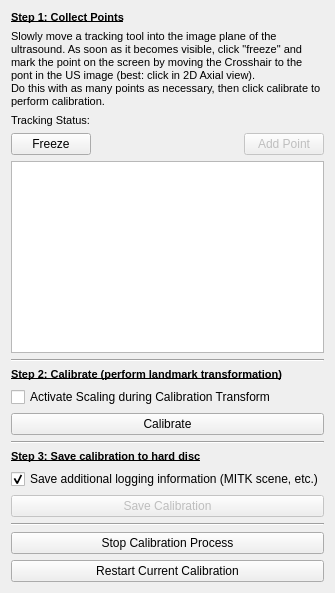
         <widget class="QWidget" name="m_PointBased">
          <attribute name="title">
           <string>Point Based</string>
          </attribute>
          <layout class="QGridLayout" name="gridLayout_3">
           <item row="0" column="0" colspan="2">
            <widget class="QLabel" name="label">
             <property name="text">
              <string>&lt;!DOCTYPE HTML PUBLIC &quot;-//W3C//DTD HTML 4.0//EN&quot; &quot;http://www.w3.org/TR/REC-html40/strict.dtd&quot;&gt;
&lt;html&gt;&lt;head&gt;&lt;meta name=&quot;qrichtext&quot; content=&quot;1&quot; /&gt;&lt;style type=&quot;text/css&quot;&gt;
p, li { white-space: pre-wrap; }
&lt;/style&gt;&lt;/head&gt;&lt;body style=&quot; font-family:'MS Shell Dlg 2'; font-size:8.25pt; font-weight:400; font-style:normal;&quot;&gt;
&lt;p style=&quot; margin-top:0px; margin-bottom:0px; margin-left:0px; margin-right:0px; -qt-block-indent:0; text-indent:0px;&quot;&gt;&lt;span style=&quot; font-size:8pt; font-weight:600; text-decoration: underline;&quot;&gt;Step 1: Collect Points&lt;/span&gt;&lt;/p&gt;&lt;/body&gt;&lt;/html&gt;</string>
             </property>
            </widget>
           </item>
           <item row="1" column="0" colspan="2">
            <widget class="QLabel" name="label_5">
             <property name="text">
              <string>&lt;!DOCTYPE HTML PUBLIC &quot;-//W3C//DTD HTML 4.0//EN&quot; &quot;http://www.w3.org/TR/REC-html40/strict.dtd&quot;&gt;
&lt;html&gt;&lt;head&gt;&lt;meta name=&quot;qrichtext&quot; content=&quot;1&quot; /&gt;&lt;style type=&quot;text/css&quot;&gt;
p, li { white-space: pre-wrap; }
&lt;/style&gt;&lt;/head&gt;&lt;body style=&quot; font-family:'MS Shell Dlg 2'; font-size:8pt; font-weight:400; font-style:normal;&quot;&gt;
&lt;p style=&quot; margin-top:0px; margin-bottom:0px; margin-left:0px; margin-right:0px; -qt-block-indent:0; text-indent:0px;&quot;&gt;Slowly move a tracking tool into the image plane of the ultrasound. As soon as it becomes visible, click &amp;quot;freeze&amp;quot; and mark the point on the screen by moving the Crosshair to the pont in the US image (best: click in 2D Axial view).&lt;/p&gt;
&lt;p style=&quot; margin-top:0px; margin-bottom:0px; margin-left:0px; margin-right:0px; -qt-block-indent:0; text-indent:0px;&quot;&gt;Do this with as many points as necessary, then click calibrate to perform calibration.&lt;/p&gt;&lt;/body&gt;&lt;/html&gt;</string>
             </property>
             <property name="wordWrap">
              <bool>true</bool>
             </property>
            </widget>
           </item>
           <item row="2" column="0">
            <widget class="QLabel" name="label_6">
             <property name="font">
              <font>
               <weight>75</weight>
               <bold>true</bold>
              </font>
             </property>
             <property name="text">
              <string>&lt;!DOCTYPE HTML PUBLIC &quot;-//W3C//DTD HTML 4.0//EN&quot; &quot;http://www.w3.org/TR/REC-html40/strict.dtd&quot;&gt;
&lt;html&gt;&lt;head&gt;&lt;meta name=&quot;qrichtext&quot; content=&quot;1&quot; /&gt;&lt;style type=&quot;text/css&quot;&gt;
p, li { white-space: pre-wrap; }
&lt;/style&gt;&lt;/head&gt;&lt;body style=&quot; font-family:'MS Shell Dlg 2'; font-size:8.25pt; font-weight:400; font-style:normal;&quot;&gt;
&lt;p style=&quot; margin-top:0px; margin-bottom:0px; margin-left:0px; margin-right:0px; -qt-block-indent:0; text-indent:0px;&quot;&gt;&lt;span style=&quot; font-size:8pt;&quot;&gt;Tracking Status:&lt;/span&gt;&lt;/p&gt;&lt;/body&gt;&lt;/html&gt;</string>
             </property>
            </widget>
           </item>
           <item row="2" column="1">
            <widget class="QmitkToolTrackingStatusWidget" name="m_CalibTrackingStatus" native="true">
             <property name="sizePolicy">
              <sizepolicy hsizetype="Preferred" vsizetype="Fixed">
               <horstretch>0</horstretch>
               <verstretch>40</verstretch>
              </sizepolicy>
             </property>
            </widget>
           </item>
           <item row="3" column="0" colspan="2">
            <layout class="QHBoxLayout" name="horizontalLayout">
             <item>
              <widget class="QPushButton" name="m_CalibBtnFreeze">
               <property name="text">
                <string>Freeze</string>
               </property>
              </widget>
             </item>
             <item>
              <spacer name="horizontalSpacer">
               <property name="orientation">
                <enum>Qt::Horizontal</enum>
               </property>
               <property name="sizeHint" stdset="0">
                <size>
                 <width>40</width>
                 <height>20</height>
                </size>
               </property>
              </spacer>
             </item>
             <item>
              <widget class="QPushButton" name="m_CalibBtnAddPoint">
               <property name="enabled">
                <bool>false</bool>
               </property>
               <property name="text">
                <string>Add Point</string>
               </property>
              </widget>
             </item>
            </layout>
           </item>
           <item row="4" column="0" colspan="2">
            <widget class="QListWidget" name="m_CalibPointList"/>
           </item>
           <item row="5" column="0" colspan="2">
            <widget class="Line" name="line">
             <property name="orientation">
              <enum>Qt::Horizontal</enum>
             </property>
            </widget>
           </item>
           <item row="6" column="0" colspan="2">
            <widget class="QLabel" name="label_2">
             <property name="text">
              <string>&lt;!DOCTYPE HTML PUBLIC &quot;-//W3C//DTD HTML 4.0//EN&quot; &quot;http://www.w3.org/TR/REC-html40/strict.dtd&quot;&gt;
&lt;html&gt;&lt;head&gt;&lt;meta name=&quot;qrichtext&quot; content=&quot;1&quot; /&gt;&lt;style type=&quot;text/css&quot;&gt;
p, li { white-space: pre-wrap; }
&lt;/style&gt;&lt;/head&gt;&lt;body style=&quot; font-family:'MS Shell Dlg 2'; font-size:8.25pt; font-weight:400; font-style:normal;&quot;&gt;
&lt;p style=&quot; margin-top:0px; margin-bottom:0px; margin-left:0px; margin-right:0px; -qt-block-indent:0; text-indent:0px;&quot;&gt;&lt;span style=&quot; font-size:8pt; font-weight:600; text-decoration: underline;&quot;&gt;Step 2: Calibrate (perform landmark transformation)&lt;/span&gt;&lt;/p&gt;&lt;/body&gt;&lt;/html&gt;</string>
             </property>
            </widget>
           </item>
           <item row="7" column="0" colspan="2">
            <widget class="QCheckBox" name="m_ScaleTransform">
             <property name="text">
              <string>Activate Scaling during Calibration Transform</string>
             </property>
            </widget>
           </item>
           <item row="8" column="0" colspan="2">
            <widget class="QPushButton" name="m_CalibBtnCalibrate">
             <property name="text">
              <string>Calibrate</string>
             </property>
            </widget>
           </item>
           <item row="9" column="0" colspan="2">
            <widget class="Line" name="line_2">
             <property name="orientation">
              <enum>Qt::Horizontal</enum>
             </property>
            </widget>
           </item>
           <item row="10" column="0" colspan="2">
            <widget class="QLabel" name="label_4">
             <property name="text">
              <string>&lt;!DOCTYPE HTML PUBLIC &quot;-//W3C//DTD HTML 4.0//EN&quot; &quot;http://www.w3.org/TR/REC-html40/strict.dtd&quot;&gt;
&lt;html&gt;&lt;head&gt;&lt;meta name=&quot;qrichtext&quot; content=&quot;1&quot; /&gt;&lt;style type=&quot;text/css&quot;&gt;
p, li { white-space: pre-wrap; }
&lt;/style&gt;&lt;/head&gt;&lt;body style=&quot; font-family:'MS Shell Dlg 2'; font-size:8.25pt; font-weight:400; font-style:normal;&quot;&gt;
&lt;p style=&quot; margin-top:0px; margin-bottom:0px; margin-left:0px; margin-right:0px; -qt-block-indent:0; text-indent:0px;&quot;&gt;&lt;span style=&quot; font-size:8pt; font-weight:600; text-decoration: underline;&quot;&gt;Step 3: Save calibration to hard disc&lt;/span&gt;&lt;/p&gt;&lt;/body&gt;&lt;/html&gt;</string>
             </property>
            </widget>
           </item>
           <item row="11" column="0" colspan="2">
            <widget class="QCheckBox" name="m_saveAdditionalCalibrationLog">
             <property name="text">
              <string>Save additional logging information (MITK scene, etc.)</string>
             </property>
             <property name="checked">
              <bool>true</bool>
             </property>
            </widget>
           </item>
           <item row="12" column="0" colspan="2">
            <widget class="QPushButton" name="m_CalibBtnSaveCalibration">
             <property name="enabled">
              <bool>false</bool>
             </property>
             <property name="text">
              <string>Save Calibration</string>
             </property>
            </widget>
           </item>
           <item row="13" column="0" colspan="2">
            <widget class="Line" name="line_3">
             <property name="orientation">
              <enum>Qt::Horizontal</enum>
             </property>
            </widget>
           </item>
           <item row="14" column="0" colspan="2">
            <widget class="QPushButton" name="m_CalibBtnStopCalibration">
             <property name="text">
              <string>Stop Calibration Process</string>
             </property>
            </widget>
           </item>
           <item row="15" column="0" colspan="2">
            <widget class="QPushButton" name="m_CalibBtnRestartCalibration">
             <property name="text">
              <string>Restart Current Calibration</string>
             </property>
            </widget>
           </item>
          </layout>
         </widget>
